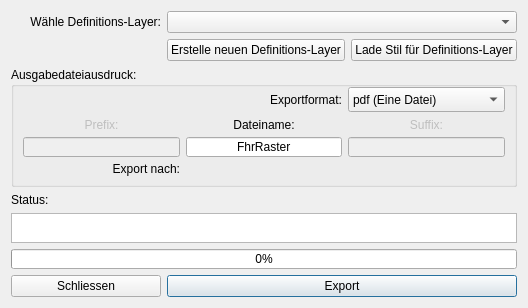
<?xml version="1.0" encoding="UTF-8"?>
<ui version="4.0">
 <class>GridPlotterDialogBase</class>
 <widget class="QDialog" name="GridPlotterDialogBase">
  <property name="geometry">
   <rect>
    <x>0</x>
    <y>0</y>
    <width>489</width>
    <height>305</height>
   </rect>
  </property>
  <property name="windowTitle">
   <string>Grid Plotter for KADAS</string>
  </property>
  <property name="toolTipDuration">
   <number>10</number>
  </property>
  <property name="layoutDirection">
   <enum>Qt::LeftToRight</enum>
  </property>
  <property name="styleSheet">
   <string notr="true"/>
  </property>
  <property name="modal">
   <bool>false</bool>
  </property>
  <layout class="QGridLayout" name="gridLayout" columnstretch="0,0,0,0">
   <item row="20" column="2" colspan="2">
    <widget class="QPushButton" name="pb_create_layout">
     <property name="font">
      <font>
       <weight>50</weight>
       <bold>false</bold>
      </font>
     </property>
     <property name="toolTip">
      <string>Das ist der Tooltip für das Erstellen von PDF</string>
     </property>
     <property name="toolTipDuration">
      <number>7</number>
     </property>
     <property name="text">
      <string>Export</string>
     </property>
    </widget>
   </item>
   <item row="19" column="1" colspan="3">
    <widget class="QProgressBar" name="progressBar">
     <property name="enabled">
      <bool>true</bool>
     </property>
     <property name="minimumSize">
      <size>
       <width>0</width>
       <height>20</height>
      </size>
     </property>
     <property name="value">
      <number>0</number>
     </property>
    </widget>
   </item>
   <item row="10" column="1" colspan="3">
    <widget class="QTextEdit" name="statusText">
     <property name="minimumSize">
      <size>
       <width>0</width>
       <height>30</height>
      </size>
     </property>
     <property name="frameShape">
      <enum>QFrame::StyledPanel</enum>
     </property>
     <property name="verticalScrollBarPolicy">
      <enum>Qt::ScrollBarAlwaysOff</enum>
     </property>
     <property name="horizontalScrollBarPolicy">
      <enum>Qt::ScrollBarAlwaysOff</enum>
     </property>
     <property name="html">
      <string>&lt;!DOCTYPE HTML PUBLIC &quot;-//W3C//DTD HTML 4.0//EN&quot; &quot;http://www.w3.org/TR/REC-html40/strict.dtd&quot;&gt;
&lt;html&gt;&lt;head&gt;&lt;meta name=&quot;qrichtext&quot; content=&quot;1&quot; /&gt;&lt;style type=&quot;text/css&quot;&gt;
p, li { white-space: pre-wrap; }
&lt;/style&gt;&lt;/head&gt;&lt;body style=&quot; font-family:'MS Shell Dlg 2'; font-size:8.25pt; font-weight:400; font-style:normal;&quot;&gt;
&lt;p style=&quot;-qt-paragraph-type:empty; margin-top:0px; margin-bottom:0px; margin-left:0px; margin-right:0px; -qt-block-indent:0; text-indent:0px;&quot;&gt;&lt;br /&gt;&lt;/p&gt;&lt;/body&gt;&lt;/html&gt;</string>
     </property>
    </widget>
   </item>
   <item row="9" column="1">
    <widget class="QLabel" name="statusLabel">
     <property name="autoFillBackground">
      <bool>false</bool>
     </property>
     <property name="text">
      <string>Status:</string>
     </property>
     <property name="textFormat">
      <enum>Qt::RichText</enum>
     </property>
     <property name="alignment">
      <set>Qt::AlignBottom|Qt::AlignLeading|Qt::AlignLeft</set>
     </property>
    </widget>
   </item>
   <item row="1" column="1">
    <widget class="QLabel" name="label_Layer">
     <property name="sizePolicy">
      <sizepolicy hsizetype="Preferred" vsizetype="Fixed">
       <horstretch>0</horstretch>
       <verstretch>0</verstretch>
      </sizepolicy>
     </property>
     <property name="minimumSize">
      <size>
       <width>150</width>
       <height>0</height>
      </size>
     </property>
     <property name="maximumSize">
      <size>
       <width>200</width>
       <height>16777215</height>
      </size>
     </property>
     <property name="layoutDirection">
      <enum>Qt::LeftToRight</enum>
     </property>
     <property name="text">
      <string>Wähle Definitions-Layer:</string>
     </property>
     <property name="alignment">
      <set>Qt::AlignRight|Qt::AlignTrailing|Qt::AlignVCenter</set>
     </property>
    </widget>
   </item>
   <item row="20" column="1">
    <widget class="QPushButton" name="button_close">
     <property name="text">
      <string>Schliessen</string>
     </property>
    </widget>
   </item>
   <item row="3" column="3">
    <widget class="QPushButton" name="button_LoadStyle">
     <property name="text">
      <string>Lade Stil für Definitions-Layer</string>
     </property>
    </widget>
   </item>
   <item row="1" column="2" colspan="2">
    <widget class="QgsMapLayerComboBox" name="cb_coverageLayer"/>
   </item>
   <item row="7" column="1" colspan="3">
    <widget class="QGroupBox" name="groupBox">
     <property name="sizePolicy">
      <sizepolicy hsizetype="Preferred" vsizetype="Fixed">
       <horstretch>0</horstretch>
       <verstretch>0</verstretch>
      </sizepolicy>
     </property>
     <property name="minimumSize">
      <size>
       <width>0</width>
       <height>120</height>
      </size>
     </property>
     <property name="title">
      <string>Ausgabedateiausdruck:</string>
     </property>
     <layout class="QGridLayout" name="gridLayout_2">
      <property name="topMargin">
       <number>0</number>
      </property>
      <item row="1" column="1">
       <widget class="QLabel" name="rasternameLabel">
        <property name="enabled">
         <bool>true</bool>
        </property>
        <property name="sizePolicy">
         <sizepolicy hsizetype="Preferred" vsizetype="Fixed">
          <horstretch>0</horstretch>
          <verstretch>0</verstretch>
         </sizepolicy>
        </property>
        <property name="minimumSize">
         <size>
          <width>0</width>
          <height>20</height>
         </size>
        </property>
        <property name="text">
         <string>Dateiname:</string>
        </property>
        <property name="alignment">
         <set>Qt::AlignBottom|Qt::AlignHCenter</set>
        </property>
       </widget>
      </item>
      <item row="3" column="0">
       <widget class="QLineEdit" name="prefixLineEdit">
        <property name="enabled">
         <bool>false</bool>
        </property>
        <property name="minimumSize">
         <size>
          <width>0</width>
          <height>20</height>
         </size>
        </property>
        <property name="font">
         <font>
          <italic>false</italic>
         </font>
        </property>
        <property name="clearButtonEnabled">
         <bool>true</bool>
        </property>
       </widget>
      </item>
      <item row="0" column="2">
       <widget class="QComboBox" name="cb_formatSelector">
        <property name="sizePolicy">
         <sizepolicy hsizetype="Preferred" vsizetype="Fixed">
          <horstretch>0</horstretch>
          <verstretch>0</verstretch>
         </sizepolicy>
        </property>
        <property name="minimumSize">
         <size>
          <width>30</width>
          <height>25</height>
         </size>
        </property>
        <property name="layoutDirection">
         <enum>Qt::LeftToRight</enum>
        </property>
        <property name="editable">
         <bool>false</bool>
        </property>
        <property name="currentText">
         <string>pdf (Eine Datei)</string>
        </property>
        <property name="currentIndex">
         <number>0</number>
        </property>
        <item>
         <property name="text">
          <string>pdf (Eine Datei)</string>
         </property>
        </item>
        <item>
         <property name="text">
          <string>pdf (Mehrere Dateien)</string>
         </property>
        </item>
        <item>
         <property name="text">
          <string>tiff</string>
         </property>
        </item>
       </widget>
      </item>
      <item row="3" column="1">
       <widget class="QLineEdit" name="rasternameLineEdit">
        <property name="enabled">
         <bool>true</bool>
        </property>
        <property name="minimumSize">
         <size>
          <width>90</width>
          <height>20</height>
         </size>
        </property>
        <property name="text">
         <string>FhrRaster</string>
        </property>
        <property name="alignment">
         <set>Qt::AlignCenter</set>
        </property>
       </widget>
      </item>
      <item row="0" column="1">
       <widget class="QLabel" name="exportformatText">
        <property name="minimumSize">
         <size>
          <width>0</width>
          <height>25</height>
         </size>
        </property>
        <property name="layoutDirection">
         <enum>Qt::LeftToRight</enum>
        </property>
        <property name="text">
         <string>Exportformat:</string>
        </property>
        <property name="alignment">
         <set>Qt::AlignRight|Qt::AlignTrailing|Qt::AlignVCenter</set>
        </property>
       </widget>
      </item>
      <item row="1" column="0">
       <widget class="QLabel" name="prefixLabel">
        <property name="enabled">
         <bool>false</bool>
        </property>
        <property name="sizePolicy">
         <sizepolicy hsizetype="Preferred" vsizetype="Fixed">
          <horstretch>0</horstretch>
          <verstretch>0</verstretch>
         </sizepolicy>
        </property>
        <property name="minimumSize">
         <size>
          <width>0</width>
          <height>20</height>
         </size>
        </property>
        <property name="text">
         <string>Prefix:</string>
        </property>
        <property name="alignment">
         <set>Qt::AlignBottom|Qt::AlignHCenter</set>
        </property>
       </widget>
      </item>
      <item row="1" column="2">
       <widget class="QLabel" name="suffixLabel">
        <property name="enabled">
         <bool>false</bool>
        </property>
        <property name="sizePolicy">
         <sizepolicy hsizetype="Preferred" vsizetype="Fixed">
          <horstretch>0</horstretch>
          <verstretch>0</verstretch>
         </sizepolicy>
        </property>
        <property name="minimumSize">
         <size>
          <width>0</width>
          <height>20</height>
         </size>
        </property>
        <property name="text">
         <string>Suffix:</string>
        </property>
        <property name="alignment">
         <set>Qt::AlignBottom|Qt::AlignHCenter</set>
        </property>
       </widget>
      </item>
      <item row="3" column="2">
       <widget class="QLineEdit" name="suffixLineEdit">
        <property name="enabled">
         <bool>false</bool>
        </property>
        <property name="minimumSize">
         <size>
          <width>0</width>
          <height>20</height>
         </size>
        </property>
        <property name="clearButtonEnabled">
         <bool>true</bool>
        </property>
       </widget>
      </item>
      <item row="4" column="0">
       <widget class="QLabel" name="label_Export">
        <property name="sizePolicy">
         <sizepolicy hsizetype="Preferred" vsizetype="Fixed">
          <horstretch>0</horstretch>
          <verstretch>0</verstretch>
         </sizepolicy>
        </property>
        <property name="text">
         <string>Export nach:</string>
        </property>
        <property name="alignment">
         <set>Qt::AlignRight|Qt::AlignTrailing|Qt::AlignVCenter</set>
        </property>
       </widget>
      </item>
      <item row="4" column="1" colspan="2">
       <widget class="QgsFileWidget" name="mQgsFileWidget">
        <property name="maximumSize">
         <size>
          <width>16777215</width>
          <height>30</height>
         </size>
        </property>
        <property name="storageMode">
         <enum>QgsFileWidget::GetDirectory</enum>
        </property>
       </widget>
      </item>
     </layout>
    </widget>
   </item>
   <item row="3" column="2">
    <widget class="QPushButton" name="button_NewLayer">
     <property name="text">
      <string>Erstelle neuen Definitions-Layer</string>
     </property>
    </widget>
   </item>
  </layout>
 </widget>
 <customwidgets>
  <customwidget>
   <class>QgsFileWidget</class>
   <extends>QWidget</extends>
   <header>qgsfilewidget.h</header>
  </customwidget>
  <customwidget>
   <class>QgsMapLayerComboBox</class>
   <extends>QComboBox</extends>
   <header>qgsmaplayercombobox.h</header>
  </customwidget>
 </customwidgets>
 <resources/>
 <connections/>
</ui>
